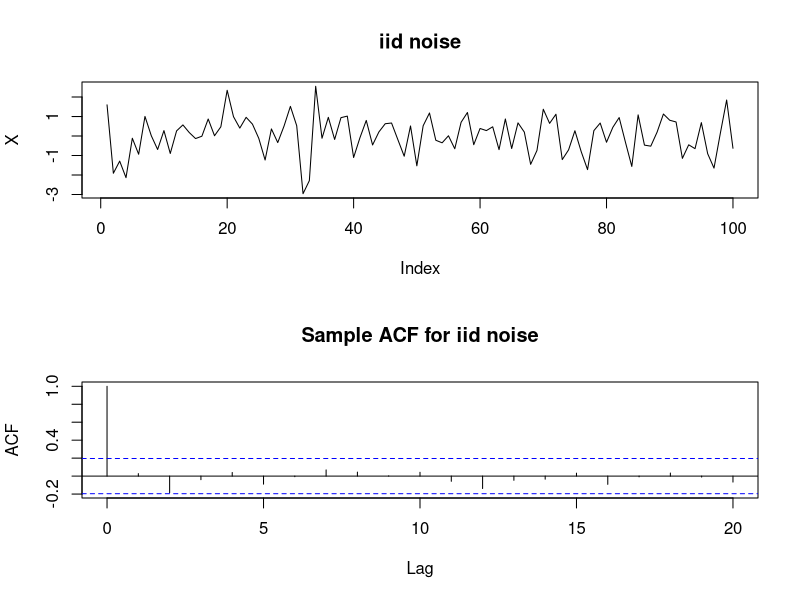
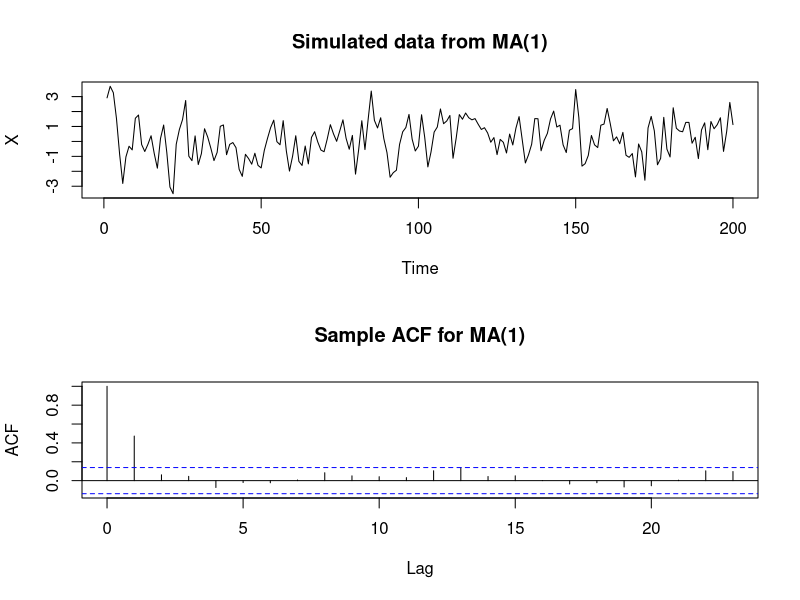
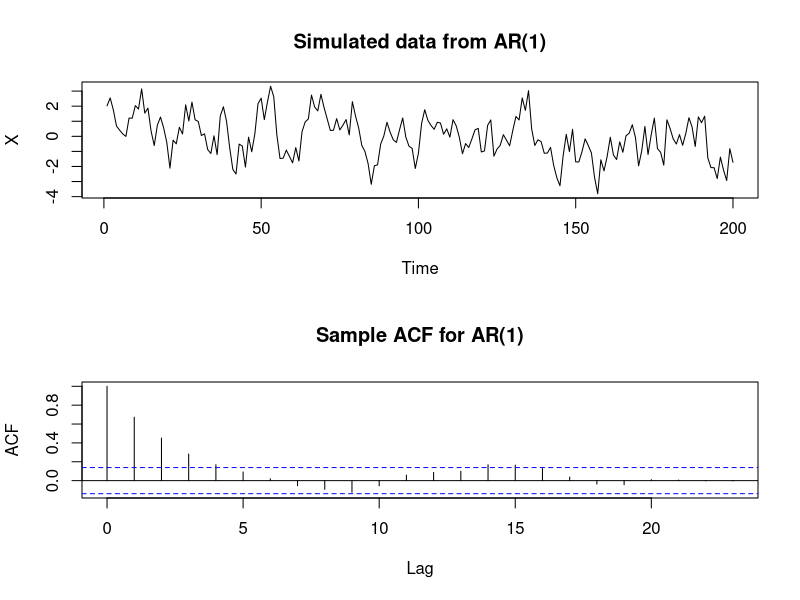
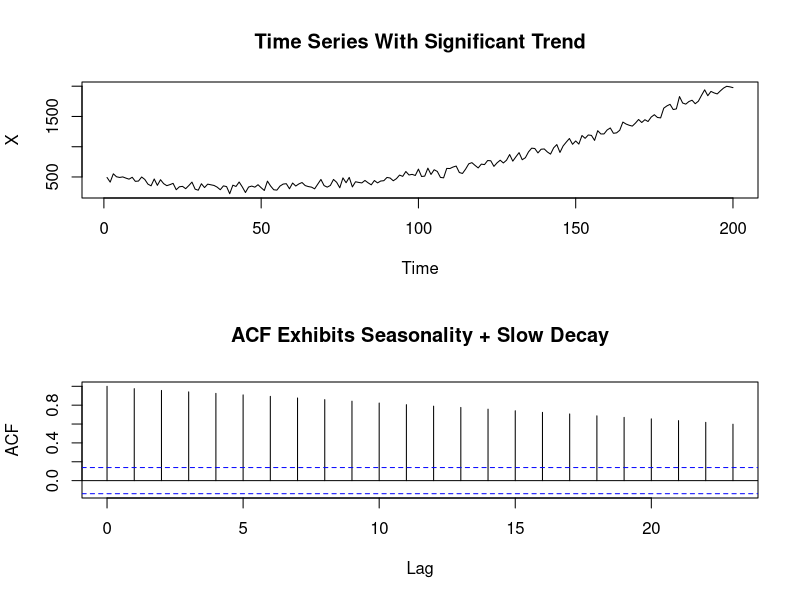
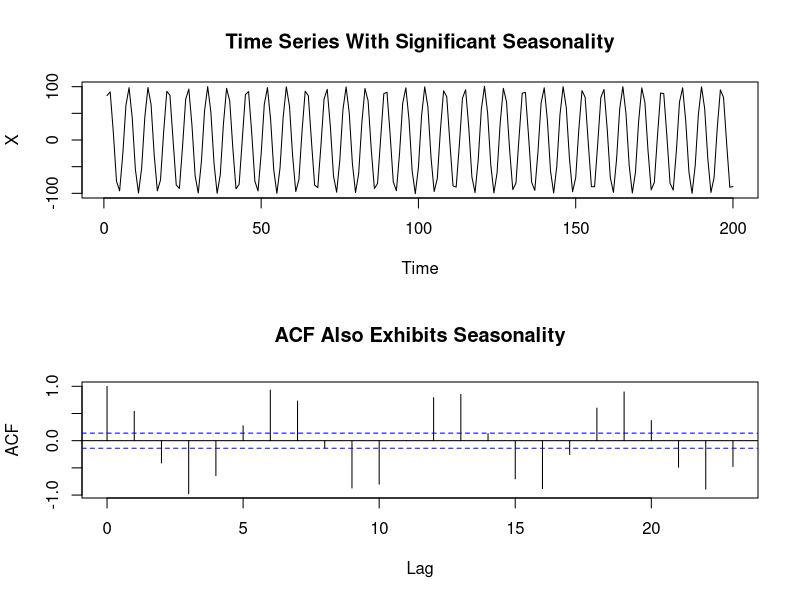
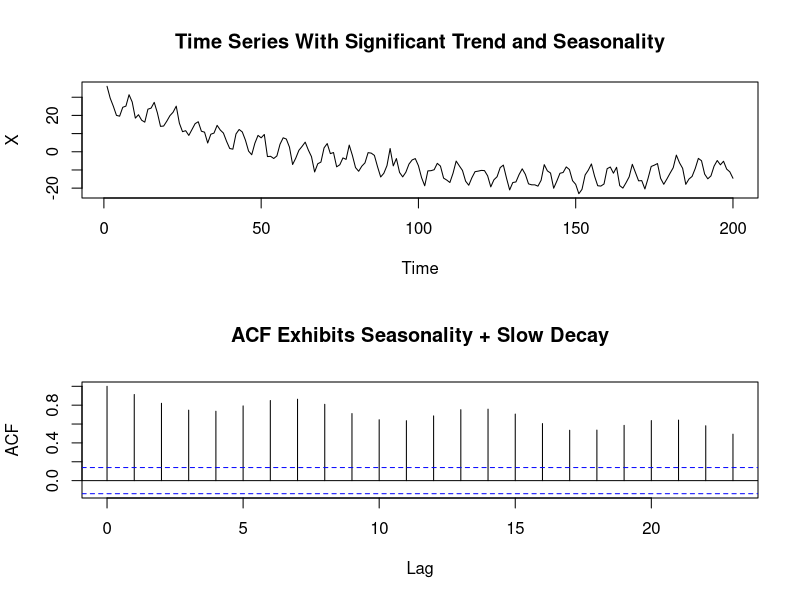
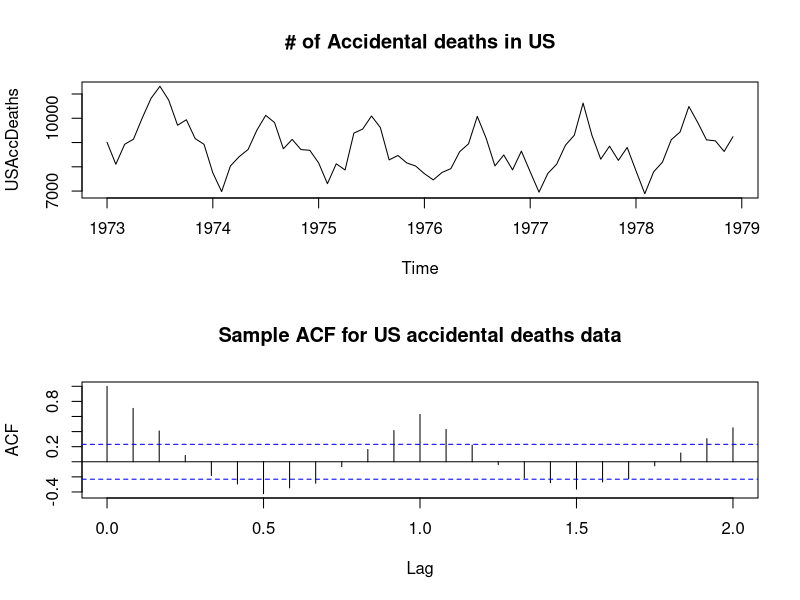

Write the R code that produced these figures, in order.
# Sample ACF examples

# sample ACF for iid noise [N(0,1)]
X <- rnorm(100) # generating (independently) 100 realizations of N(0,1)
par(mfrow=c(2,1)) #dividing the page into 2 rows and one column
plot(X,type='l',main='iid noise') #plotting the data
acf(X,main='Sample ACF for iid noise') # plotting the acf

# sample ACF forMA(1) process
X <- arima.sim(list(order = c(0,0,1), ma = 0.85), n = 200) # simulating data from an MA(1) process
par(mfrow=c(2,1)) #dividing the page into 2 rows and one column
plot(X,type='l',main='Simulated data from MA(1)') #plotting the data
acf(X,main='Sample ACF for MA(1)') # plotting the acf
arima(X,order = c(0,0,1))
arima(X, order = c(0,0,2))

# sample ACF for AR(1) process
X <- arima.sim(list(order = c(1,0,0), ar = .7), n = 200) # simulating data from an AR(1) process
par(mfrow=c(2,1)) #dividing the page into 2 rows and one column
plot(X,type='l',main='Simulated data from AR(1)') #plotting the data
acf(X,main='Sample ACF for AR(1)') # plotting the acf
arima(X,order=c(1,0,0))
arima(X,order=c(2,0,0))

# sample ACF for data with trend
a <- seq(1,100,length=200)
X <- 22-15*a+0.3*a^2+rnorm(200,500,50)
par(mfrow=c(2,1)) #dividing the page into 2 rows and one column
ts.plot(X, main = "Time Series With Significant Trend")
acf(X, main = "ACF Exhibits Seasonality + Slow Decay")

# sanple ACF for data with seasonality
X <- 100*sin(1:200)+rnorm(200, 0, 0.5) 
par(mfrow=c(2,1))
ts.plot(X, main = "Time Series With Significant Seasonality")
acf(X, main = "ACF Also Exhibits Seasonality")

# sample ACF for data with trend and seasonal component
a <- seq(1,10,length=200)
X <- 22-15*a+a^2+5*sin(20*a)+rnorm(200,20,2)
par(mfrow=c(2,1)) #dividing the page into 2 rows and one column
ts.plot(X, main = "Time Series With Significant Trend and Seasonality")
acf(X, main = "ACF Exhibits Seasonality + Slow Decay")

# sample ACF for US Accidental Deaths data (data with seasonality)
par(mfrow=c(2,1)) #dividing the page into 2 rows and one column
plot(USAccDeaths,type='l',main='# of Accidental deaths in US') #plotting the data
acf(USAccDeaths,main='Sample ACF for US accidental deaths data',lag.max=24) # plotting the acf




